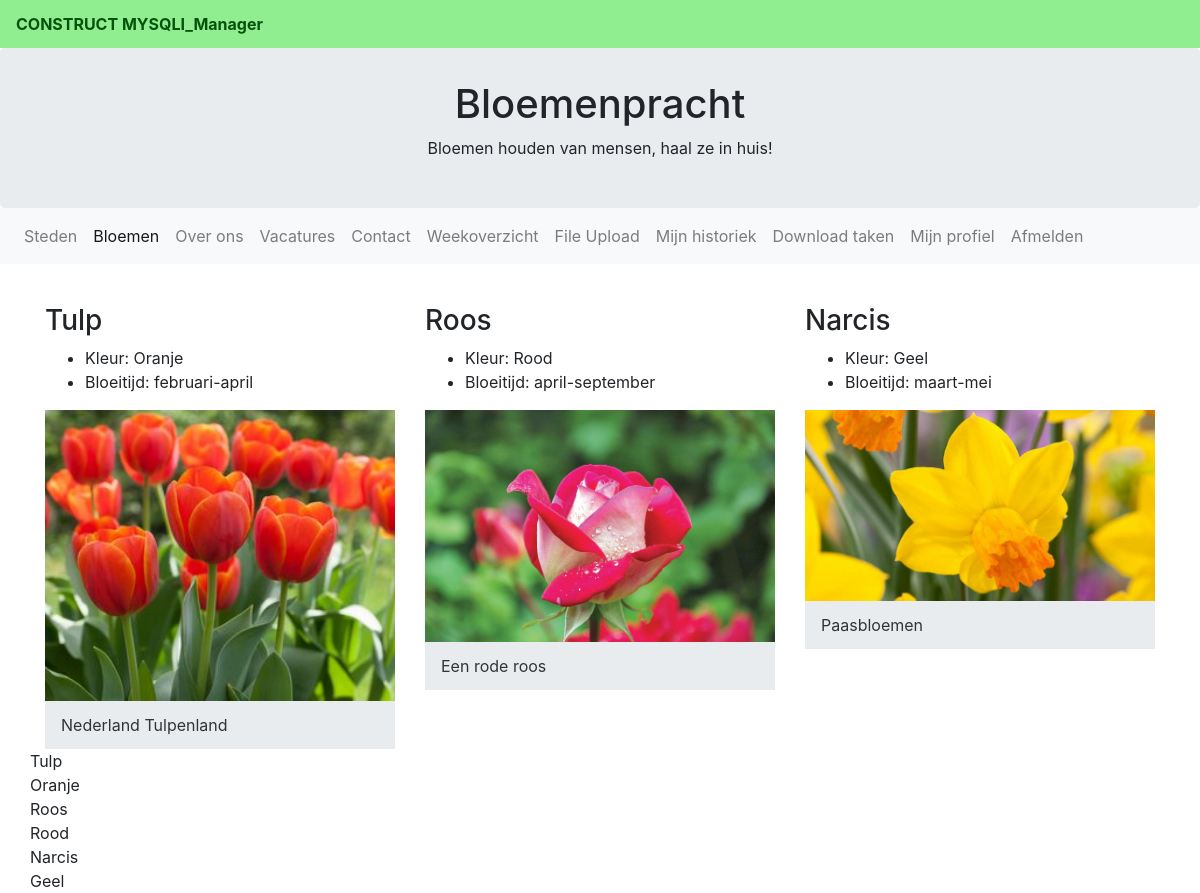
Screenshot of /flowers.php with the database file from the repository.
### tables this page shows
CREATE TABLE `images` (
  `img_id` mediumint(9) NOT NULL AUTO_INCREMENT,
  `img_filename` varchar(512) DEFAULT NULL,
  `img_title` varchar(512) DEFAULT NULL,
  `img_width` mediumint(9) DEFAULT NULL,
  `img_height` mediumint(9) DEFAULT NULL,
  PRIMARY KEY (`img_id`)
);

CREATE TABLE `flower` (
  `flo_id` mediumint(9) NOT NULL AUTO_INCREMENT,
  `flo_name` varchar(255) DEFAULT NULL,
  `flo_img_id` mediumint(9) DEFAULT NULL,
  `flo_color` varchar(255) DEFAULT NULL,
  `flo_months` varchar(255) DEFAULT NULL,
  PRIMARY KEY (`flo_id`)
);

### Service/PDO_Manager.php (called while the page is built, shortened)
<?php
class PDO_Manager implements DBInterface
{
    private $PDO;
    public function __construct( PDO $PDO, MessageService $MS )
    {
        $this->PDO = $PDO;
    }
    public function GetData( $sql )
    {
        $stm = $this->PDO->prepare($sql);
        $stm->execute();
        $rows = $stm->fetchAll(PDO::FETCH_ASSOC);
        return $rows;
    }
}

### Model/Config.php (called while the page is built, shortened)
<?php
class Config
{
    private $application_folder = "";
    private $db_host = "185.115.218.166";
    private $db_database = "wdev_steven";
    private $db_user = 'wdev_steven';
    private $db_pass = 'DCouV9xb4PwF';
    public function __construct( $path )
    {
        $this->application_folder = $path;
    }
    public function getDbHost()
    {
        return $this->db_host;
    }
    public function getDbDatabase()
    {
        return $this->db_database;
    }
    public function getApplicationFolder()
    {
        return $this->application_folder;
    }
    public function getDbDsn()
    {
        return 'mysql:host=' . $this->getDbHost() . ';dbname=' . $this->getDbDatabase();
    }
    public function getDbUser()
    {
        return $this->db_user;
    }
    public function getDbPass()
    {
        return $this->db_pass;
    }
}

### lib/autoload.php (called while the page is built, shortened)
<?php
require_once $_SERVER['DOCUMENT_ROOT'] . "/testremote_new-master/Model/Config.php";
$config = new Config( $path = "/testremote_new-master" );
$_application_folder = $config->getApplicationFolder();
$_root_folder = $config->getRootFolder();
require_once $_root_folder . "/Model/AbstractItem.php";
require_once $_root_folder . "/Model/Flower.php";
require_once $_root_folder . "/Service/FlowerLoader.php";
require_once $_root_folder . "/Service/Container.php";
require_once $_root_folder . "/Service/PDO_Manager.php";
require_once $_root_folder . "/Service/MYSQLI_Manager.php";
require_once $_root_folder . "/Service/MessageService.php";
require_once $_root_folder . "/Service/ViewService.php";
$Container = new Container( $config );
$VS = $Container->getViewService();

### Service/Container.php (called while the page is built, shortened)
<?php
class Container
{
    private $config;
    private $pdo;
    private $mysqli;
    private $DBM;
    private $MySQLi_Manager;
    private $viewService;
    private $messageService;
    private $flowerLoader;
    private $authentication;
    public function __construct( Config $config )
    {
        $this->config = $config;
    }
    public function getPdo()
    {
        if ($this->pdo === null) {
            $this->pdo = new PDO($this->config->getDbDsn(), $this->config->getDbUser(), $this->config->getDbPass());
            $this->pdo->setAttribute(PDO::ATTR_ERRMODE, PDO::ERRMODE_EXCEPTION);
        }
        return $this->pdo;
    }
    public function getMysqli()
    {
        if ( $this->mysqli === null ) {
            $this->mysqli = new mysqli( $this->config->getDbHost(),
                                                          $this->config->getDbUser(),
                                                          $this->config->getDbPass(),
                                                          $this->config->getDbDatabase()  );
        }
        return $this->mysqli;
    }
    public function getDBM()
    {
        if ( $this->DBM === null ){
            $this->DBM = new PDO_Manager( $this->getPDO(), $this->getMessageService() );
        }
        return $this->DBM;
    }
    public function getMySQLiManager()
    {
        if ( $this->MySQLi_Manager === null ){
            $this->MySQLi_Manager = new MYSQLI_Manager( $this->getMySQLi(), $this->getMessageService() );
        }
        return $this->MySQLi_Manager;
    }
    public function getViewService()
    {
        if ( $this->viewService === null ){
            $this->viewService = new ViewService( $this->config->getApplicationFolder() );
        }
        return $this->viewService;
    }
    public function getFlowerLoader()
    {
        if ( $this->flowerLoader === null ){
            $this->flowerLoader = new FlowerLoader( $this->getMySQLiManager() );
        }
        return $this->flowerLoader;
    }
    public function getMessageService()
    {
        if ( $this->messageService === null ){
            $this->messageService = new MessageService( $this->getViewService() );
        }
        return $this->messageService;
    }
    public function getAuthentication()
    {
        if ( $this->authentication === null ){
            $this->authentication = new Authentication( $this->getDBM(), $this->getMessageService() );
        }
        return $this->authentication;
    }
}

### Service/MYSQLI_Manager.php (called while the page is built, shortened)
<?php
class MYSQLI_Manager implements DBInterface
{
    private $mysqli;
    public function __construct( MySQLi $mysqli, MessageService $MS )
    {
        $this->mysqli = $mysqli;
        $this->MS = $MS;
    }
    public function GetData( $sql )
    {
        $result = $this->mysqli->query($sql);
        while( $row = $result -> fetch_array(MYSQLI_ASSOC))
        {
            $rows[] = $row;
        }
        return $rows;
    }
}

### Service/FlowerLoader.php (called while the page is built, shortened)
<?php
class FlowerLoader implements DataLoader
{
    private $dbinterface;
    private $items;
    public function __construct( DBInterface $DBI )
    {
        $this->dbinterface = $DBI;
    }
    public function MakeSQL( $id = null )
    {
        $sql = "select * from images INNER JOIN flower ON flo_img_id=img_id";
        return $sql;
    }
    public function Load( $id = null )
    {
        $this->MakeArrayOfItems( $this->dbinterface->GetData( $this->MakeSQL( $id ) ) );
        return $this->items;
    }
    public function MakeArrayOfItems( $data )
    {
        foreach ( $data as $row )
        {
            $flower = new Flower();
            $flower->setId( $row['img_id'] );
            $flower->setFileName( $row['img_filename'] );
            $flower->setTitle( $row['img_title'] );
            $flower->setWidth( $row['img_width'] );
            $flower->setHeight( $row['img_height'] );
            $flower->setName( $row['flo_name'] );
            $flower->setColor( $row['flo_color'] );
            $flower->setMonths( $row['flo_months'] );
            $this->items[] = $flower;
        }
    }
    public function getItems()
    {
        return $this->items;
    }
}

### Model/AbstractItem.php (called while the page is built)
<?php
abstract class AbstractItem
{
    private $id;
    private $filename;
    private $title;
    private $width;
    private $height;
    public function getId()
    {
        return $this->id;
    }
    public function setId($id)
    {
        $this->id = $id;
    }
    public function getFileName()
    {
        return $this->filename;
    }
    public function setFileName($name)
    {
        $this->filename = $name;
    }
    public function getTitle()
    {
        return $this->title;
    }
    public function setTitle($title)
    {
        $this->title = $title;
    }
    public function getWidth()
    {
        return $this->width;
    }
    public function setWidth($width)
    {
        $this->width = $width;
    }
    public function getHeight()
    {
        return $this->height;
    }
    public function setHeight($height)
    {
        $this->height = $height;
    }
}

### Model/Flower.php (called while the page is built, shortened)
<?php
class Flower extends AbstractItem
{
    private $name;
    private $color;
    public function getName()
    {
        return $this->name;
    }
    public function setName($name)
    {
        $this->name = $name;
    }
    public function getColor()
    {
        return $this->color;
    }
    public function setColor($color)
    {
        $this->color = $color;
    }
}

### flowers.php (the view, shortened to what this page needs)
<?php
require_once "lib/autoload.php";
$css = array( "style.css");
$VS->BasicHead($css);
$flowers = $Container->getFlowerLoader()->Load();
$template = $VS->LoadTemplate("flowers");
?>
<body>
<div class="jumbotron text-center">
    <h1>Bloemenpracht</h1>
    <p>Bloemen houden van mensen, haal ze in huis!</p>
</div>
<?php $VS->PrintNavBar( $Container->getDBM() ); ?>
<div class="container">
    <div class="row">
        <?php
        print $VS->ReplaceFlowers( $flowers, $template);
        foreach( $Container->getFlowerLoader()->getItems() as $flower )
        {
            print $flower->getName() . "<br>";
            print $flower->getColor() . "<br>";
        }
        ?>
    </div>
</div>
</body>
</html>

### Service/ViewService.php (shortened to what this page needs)
<?php
class ViewService
{
    private $_application_folder;
    public function __construct( $_application_folder )
    {
        $this->_application_folder = $_application_folder;
    }
    function BasicHead( $css = "" )
    {
        $str_stylesheets = "";
        if ( is_array($css))
        {
            foreach( $css as $stylesheet )
            {
                $str_stylesheets .= '<link rel="stylesheet" href="' . $this->_application_folder . '/css/' . $stylesheet . '">' ;
            }
        }
        $data = array("stylesheets" => $str_stylesheets );
        $template = $this->LoadTemplate("basic_head");
        print $this->ReplaceContentOneRow($data, $template);
    }
    function PrintNavBar( PDO_Manager $DBM )
    {
        $data = $DBM->GetData("select * from menu order by men_order");
        $laatste_deel_url = basename($_SERVER['SCRIPT_NAME']);
        foreach( $data as $r => $row )
        {
            if ( $laatste_deel_url == $data[$r]['men_destination'] )
            {
                $data[$r]['active'] = 'active';
                $data[$r]['sr_only'] = '<span class="sr-only">(current)</span>';
            }
            else
            {
                $data[$r]['active'] = '';
                $data[$r]['sr_only'] = '';
            }
        }
        $template_navbar_item = $this->LoadTemplate("navbar_item");
        $navbar_items = $this->ReplaceContent($data, $template_navbar_item);
        $data = array( "navbar_items" => $navbar_items ) ;
        $template_navbar = $this->LoadTemplate("navbar");
        print $this->ReplaceContentOneRow($data, $template_navbar);
    }
    function LoadTemplate( $name )
    {
        if ( file_exists("templates/$name.html") ) return file_get_contents("templates/$name.html");
    }
    function ReplaceContent( $data, $template_html )
    {
        $returnval = "";
        foreach ( $data as $row )
        {
            $content = $template_html;
            foreach($row as $field => $value)
            {
                $content = str_replace("@@$field@@", $value, $content);
            }
            $returnval .= $content;
        }
        return $returnval;
    }
    function ReplaceFlowers( $flowers, $template_html )
    {
        $returnval = "";
        foreach ( $flowers as $flower )
        {
            $content = $template_html;
            $content = str_replace("@@img_id@@", $flower->getId(), $content);
            $content = str_replace("@@img_title@@", $flower->getTitle(), $content);
            $content = str_replace("@@img_filename@@", $flower->getFileName(), $content);
            $content = str_replace("@@img_width@@", $flower->getWidth(), $content);
            $content = str_replace("@@img_height@@", $flower->getHeight(), $content);
            $content = str_replace("@@flo_name@@", $flower->getName(), $content);
            $content = str_replace("@@flo_color@@", $flower->getColor(), $content);
            $content = str_replace("@@flo_months@@", $flower->getMonths(), $content);
            $returnval .= $content;
        }
        return $returnval;
    }
    function ReplaceContentOneRow( $row, $template_html )
    {
        $content = $template_html;
        foreach($row as $field => $value)
        {
            $content = str_replace("@@$field@@", $value, $content);
        }
        return $content;
    }
}

### Service/MessageService.php (shortened to what this page needs)
<?php
class MessageService
{
    private $viewService;
    public function __construct( ViewService $VS )
    {
        $this->viewService = $VS;
    }
    public function ShowMessages()
    {
        foreach( array("error", "info") as $type )
        {
            if ( key_exists("$type", $_SESSION) AND is_array($_SESSION["$type"]) AND count($_SESSION["$type"]) > 0 )
            {
                foreach( $_SESSION["$type"] as $message )
                {
                    $row = array( "message" => $message );
                    $templ = $this->viewService->LoadTemplate("$type" . "s");
                    print $this->viewService->ReplaceContentOneRow( $row, $templ );
                }
            }
        }
    }
}

### css/style.css (style rules this page uses)
.img-fluid { width: 100%; }
.breadcrumb-item, .breadcrumb { color: white; border-radius: 0; margin-bottom: 0; }
.breadcrumb.info, .breadcrumb-item.info { font-weight: bold; color: #04520c; background: lightgreen; }
.breadcrumb.black { color: #333; }
.jumbotron { margin-bottom: 0; padding: 2rem; }
.navbar { margin-bottom: 5vh; }

### rows the page displays
images: flower.flo_name "Tulp", flower.flo_color "Oranje"
images: flower.flo_name "Roos", flower.flo_color "Rood"
images: flower.flo_name "Narcis", flower.flo_color "Geel"

### other values shown
$this->viewService->ReplaceContentOneRow( $row, $templ ) "CONSTRUCT MYSQLI_Manager"
$this->ReplaceContentOneRow($data, $template_navbar) "Steden Bloemen Over ons Vacatures Contact Weekoverzicht File Upload Mijn historiek Download taken Mijn profiel Afmelden"
$VS->ReplaceFlowers( $flowers, $template) "Tulp Kleur: Oranje Bloeitijd: februari-april Nederland Tulpenland Roos Kleur: Rood Bloeitijd: april-september Een rode roos Narcis Kleur: Geel Bloeitijd: maart-mei Paasbloemen"
